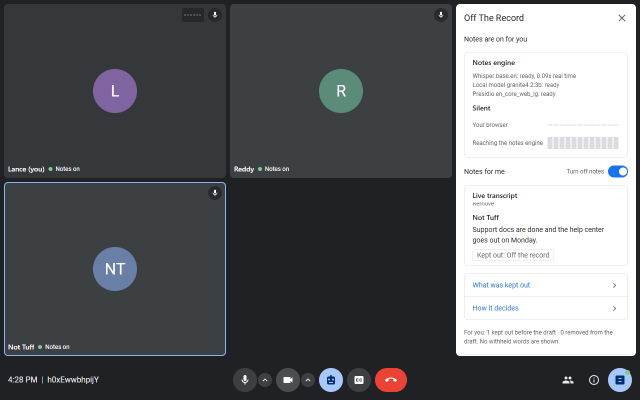
#> input picture docs/images/showcase/02-explicit-off-the-record-lance.png, 1280 x 800 px (shown at 1/2 size)
$ python annotate_showcase.py
#> lines starting #> are read from the running program, lines starting #| are printed output that depends on the picture
"""Draw red highlight outlines on the README showcase screenshots, around what the reader should look at.

  python scripts/annotate_showcase.py

Writes <name>-marked.png next to each source image. Coordinates are for the 1280x800 captures from
experiments/showcase.py; rerun this after a new recording if the layout changes.
"""
from pathlib import Path

from PIL import Image, ImageDraw

DIR = Path(__file__).resolve().parents[1] / "docs" / "images" / "showcase"
RED = (234, 67, 53)

# image -> list of (left, top, right, bottom) boxes
MARKS = {
    "02-explicit-off-the-record-lance.png": [(945, 500, 1108, 521)],
    "03-reaction-kept-out-too-reddy.png": [(945, 469, 1108, 521)],
    "04-strike-that-retraction-lance.png": [(945, 469, 1082, 521)],
    "05-sensitive-lines-kept-out-not-tuff.png": [(945, 469, 1108, 521)],
    "07-removed-by-you-lance.png": [(928, 656, 1230, 670)],
    "09-insights-reddy.png": [(930, 70, 1258, 146), (928, 160, 1258, 262)],
    "11-why-kept-out-not-tuff.png": [(930, 172, 1256, 196), (945, 416, 1239, 648)],
}


def main() -> None:
    for name, boxes in MARKS.items():
        src = DIR / name
        if not src.exists():
            print("missing", name)
            continue
        img = Image.open(src).convert("RGB")
#> img is the input picture: PIL image 1280x800 RGB; mean R, G, B 99.9, 102, 105.2
        d = ImageDraw.Draw(img)
        for (l, t, r, b) in boxes:
            pad = 7
            d.rounded_rectangle((l - pad, t - pad, r + pad, b + pad), radius=10, outline=RED, width=4)
        out = src.with_name(src.stem + "-marked.png")
        img.save(out, optimize=True)
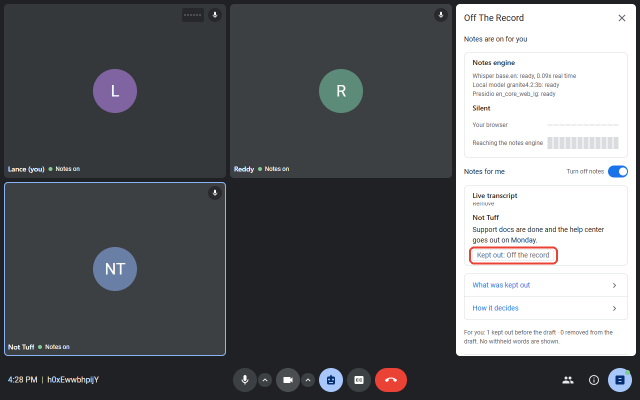
#> saved as 02-explicit-off-the-record-lance-marked.png: PIL image 1280x800 RGB (shown at 1/2 size); mean R, G, B 99.9, 101.7, 104.8
        print("wrote", out.name)
#> pass 2 of the loop in main, `for name, boxes in MARKS.items():`:
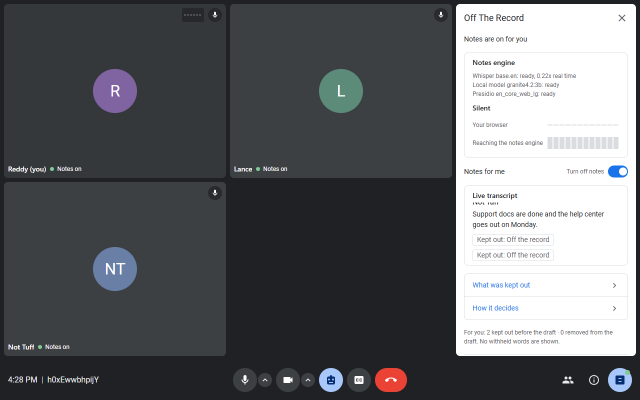
#> input picture docs/images/showcase/03-reaction-kept-out-too-reddy.png, 1280 x 800 px (shown at 1/2 size)
#> in main, img is the input picture: PIL image 1280x800 RGB; mean R, G, B 99.6, 101.5, 104.5
#> in main, `img.save(out, optimize=True)`:
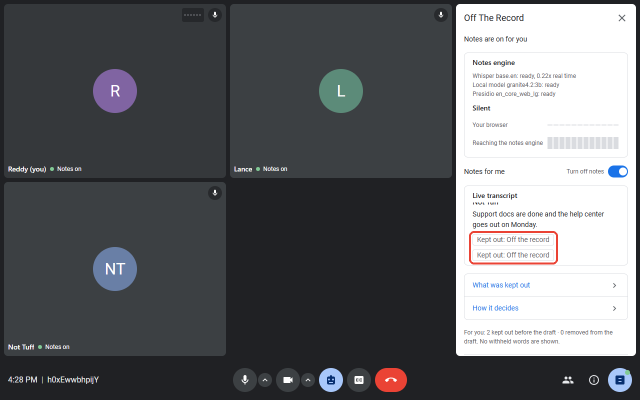
#> saved as 03-reaction-kept-out-too-reddy-marked.png: PIL image 1280x800 RGB (shown at 1/2 size); mean R, G, B 99.5, 101.2, 104.2
#> pass 3 of the loop in main, `for name, boxes in MARKS.items():`:
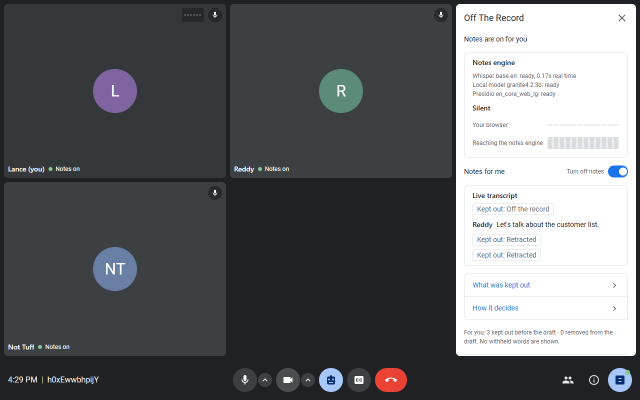
#> input picture docs/images/showcase/04-strike-that-retraction-lance.png, 1280 x 800 px (shown at 1/2 size)
#> in main, img is the input picture: PIL image 1280x800 RGB; mean R, G, B 99.7, 101.6, 104.6
#> in main, `img.save(out, optimize=True)`:
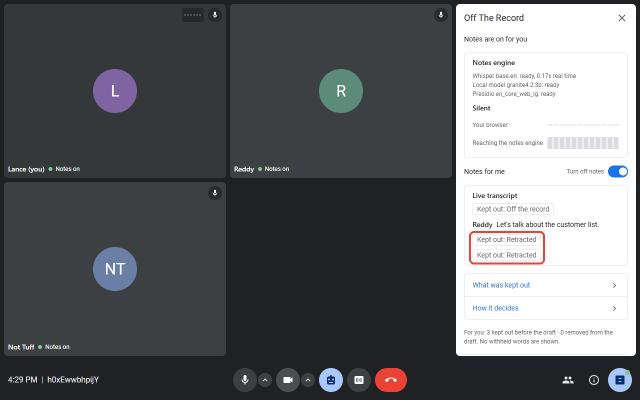
#> saved as 04-strike-that-retraction-lance-marked.png: PIL image 1280x800 RGB (shown at 1/2 size); mean R, G, B 99.6, 101.3, 104.3
#> the loop made 7 passes; the first 3 are shown


if __name__ == "__main__":
    main()
